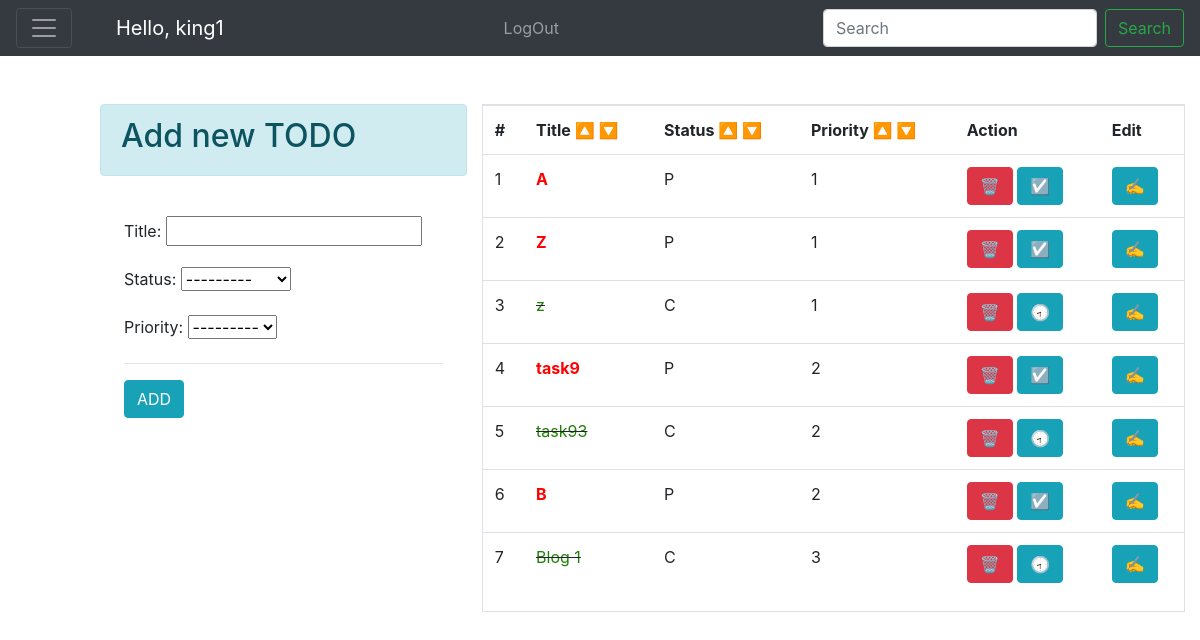
/ (signed in), run on the app's committed database.
### base/models.py (models this page shows)
class TODO(models.Model):
    status_choice = [
        ('C', 'COMPLETE'),
        ('P', 'PENDING')
    ]
    priority_choices = [
        ('1', '1️⃣'),
        ('2', '2️⃣'),
        ('3', '3️⃣'),
        ('4', '4️⃣'),
        ('5', '5️⃣'),
        ('6', '6️⃣'),
        ('7', '7️⃣'),
        ('8', '8️⃣'),
        ('9', '9️⃣'),
    ]
    title = models.CharField(max_length=50)
    status = models.CharField(max_length=2, choices=status_choice)
    user = models.ForeignKey(User, on_delete=models.CASCADE)
    date = models.DateTimeField(auto_now_add=True)
    priority = models.CharField(max_length=2, choices=priority_choices)

### base/views.py (the view)
# urls.py: path('', views.index),
def index(request):
    if request.user.is_authenticated:
        user = request.user
        form = TODOForm()
        totos = TODO.objects.filter(user=user).order_by('priority')
        return render(request, 'base/index.html', context={
            'form': form,
            'totos': totos
        })
    else:
        return render(request, 'base/home.html')

### base/forms.py
class TODOForm(ModelForm):
    class Meta:
        model = TODO
        fields = ['title', 'status', 'priority', ]

### base/templates/base/index.html (shortened to what this page needs)
{% extends "base/base.html" %}
{% block content %}
<div class="container pt-4">
  <div class="row p-0 mt-4">
    <div class="col-lg-4 mrx-auto shadow-lg p-0">
      <div class="alert alert-info">
        <h2>Add new TODO</h2>
      </div>
      <div class="p-4">
        <form action="/add-todo/" method="POST">
          {{form.as_p}}
          <hr>
          <input type="submit" value="ADD" class="btn btn-info">
        </form>
      </div>
    </div>
    <div class="col">
      <div class="border">
        {%if totos|length != 0 %}
        <table class="table">
          <tr>
            <th>#</th>
            <th>Title <a href='/title/as' title="Ascending Order">🔼</a> <a href='/title/ds'  title="Descending Order">🔽</a></th>
            <th>Status <a href='/status/as' title="Ascending Order">🔼</a> <a href='/status/ds'  title="Descending Order">🔽</a></th></th>
            <th>Priority <a href='/priority/as' title="Ascending Order">🔼</a> <a href='/priority/ds'  title="Descending Order">🔽</a></th></th></th>
            <th>Action</th>
            <th> Edit</th>
          </tr>
          {% for t in totos%}
          <tr>
            <td>{{forloop.counter}}</td>
            {% if t.status == 'C' %}
            <td><del><a href="/view_todo/{{t.id}}" title="Edit Task" style="color: rgb(31, 129, 6);">{{t.title}}</a></del></td>
            {% else %}
            <td><b><a href="/view_todo/{{t.id}}" title="Edit Task" style="color: red;">{{t.title}}</a></b></td>
            {%endif%}
            <td>{{t.status}}</td>
            <td>{{t.priority}}</td>
            <td><a href="/delete_todo/{{t.id}}" title="delete" class="btn btn-danger">🗑️</a>
              {% if t.status == 'P' %}
              <a href="/change_status/{{t.id}}/C" title="Mark Completed" class="btn btn-info">☑️</a>
              {% else %}
              <a href="/change_status/{{t.id}}/P" title="Mark Pending" class="btn btn-info">🕣</a>
              {% endif %}
            </td>
            <td><a href="/edit_task/{{t.id}}" title="Edit Task" class="btn btn-info">✍</a></td>
          </tr>
          {% endfor %}
        </table>
        {%else%}
        <p class='display-4'>No Task present, Enjoy The Life !!!!
        <p>
          {%endif%}
      </div>
    </div>
  </div>
</div>
</div>
{% endblock %}

### base/templates/base/base.html (shortened to what this page needs)
<!doctype html>
<html lang="en">
<head>
    <link rel="stylesheet" href="https://maxcdn.bootstrapcdn.com/bootstrap/4.0.0/css/bootstrap.min.css"
>
</head>
<body>
    <div class="container-fluid">
        <div class="row">
            <div class=" col-md-1 col-md-push-11" style="padding: 0px;">
                <div class="pos-f-t">
                    <nav class="navbar navbar-dark bg-dark">
                        <button class="navbar-toggler" type="button" data-toggle="collapse"
                            data-target="#navbarToggleExternalContent" aria-controls="navbarToggleExternalContent"
                            aria-expanded="false" aria-label="Toggle navigation">
                            <span class="navbar-toggler-icon"></span>
                        </button>
                    </nav>
                </div>
            </div>
            <div class="col-md-11 col-md-push-1" style="padding: 0px;">
                <nav class="navbar navbar-expand-lg  navbar-dark bg-dark">
                    {% if request.user.is_authenticated %}
                    <a class="navbar-brand" href="/profile">Hello, {{request.user.username}}</a>
                    {%else%}
                    <a class="navbar-brand" href="/login">Welcome User</a>
                    {%endif%}
                    <div class="collapse navbar-collapse" id="navbarTogglerDemo02">
                        <ul class="navbar-nav mx-auto mt-2 mt-lg-0">
                            {% if request.user.is_authenticated %}
                            <li class="nav-item">
                                <a class="nav-link" href="/logout">LogOut</a>
                            </li>
                            {%endif%}
                        </ul>
                        <form method="get" action="/search" class="form-inline my-2 my-lg-0" >
                            <input class="form-control mr-sm-2" type="search" name="query" id='search' placeholder="Search">
                            <button class="btn btn-outline-success my-2 my-sm-0" type="submit" >Search</button>
                        </form>
                    </div>
                </nav>
                <div>
                    {% block content %}
                    {% endblock %}
                </div>
            </div>
        </div>
</body>
</html>

### data on the page
TODO: title "A", status "P", priority "1"
TODO: title "Z", status "P", priority "1"
TODO: title "z", status "C", priority "1"
TODO: title "task9", status "P", priority "2"
TODO: title "task93", status "C", priority "2"
TODO: title "B", status "P", priority "2"
TODO: title "Blog 1", status "C", priority "3"

### other printed values
{{ request.user.username }} "king1"
